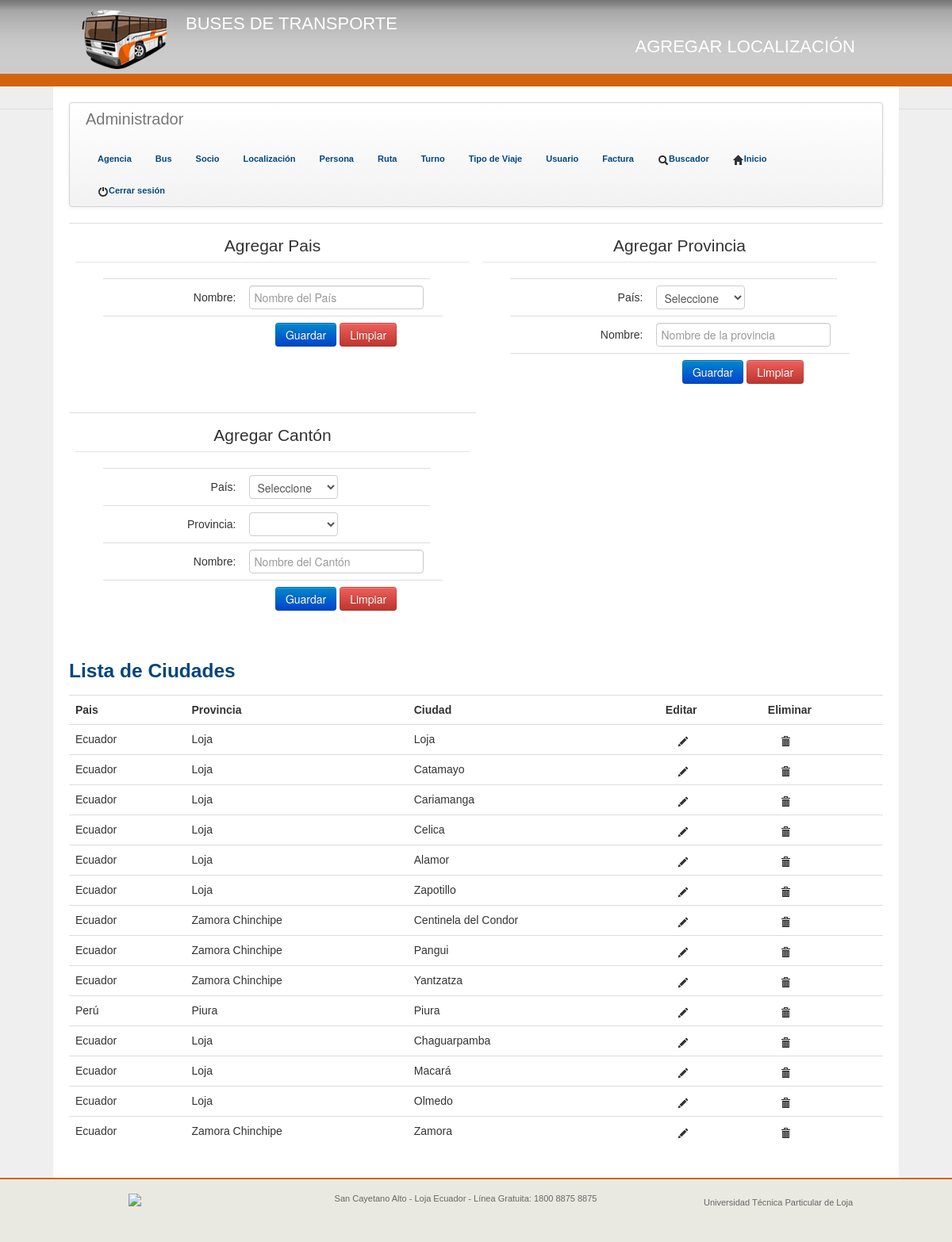
/pages/addLocali.php (signed in), run on the app's committed database.
### tables this page shows
CREATE TABLE IF NOT EXISTS `canton` (
  `idCanton` int(11) NOT NULL AUTO_INCREMENT,
  `idProvincia` int(11) NOT NULL,
  `nombre` varchar(30) NOT NULL,
  PRIMARY KEY (`idCanton`),
  KEY `idProvincia` (`idProvincia`)
);

CREATE TABLE IF NOT EXISTS `pais` (
  `idPais` int(11) NOT NULL AUTO_INCREMENT,
  `Nombre` varchar(30) NOT NULL,
  PRIMARY KEY (`idPais`)
);

CREATE TABLE IF NOT EXISTS `provincia` (
  `idProvincia` int(11) NOT NULL AUTO_INCREMENT,
  `nombre` varchar(40) NOT NULL,
  `idPais` int(11) NOT NULL,
  PRIMARY KEY (`idProvincia`),
  KEY `idPais` (`idPais`)
);

### php/listarLocali.php (the view, shortened to what this page needs)
<?php
include("../dll/conexionsql.php");
extract($_GET);
if(!isset($bandera)){
	$sql="SELECT canton.idCanton, pais.Nombre, provincia.nombre, canton.nombre FROM canton
	INNER JOIN provincia
	ON canton.idProvincia = provincia.idProvincia
	INNER JOIN pais
	ON provincia.idPais = pais.idPais";
	$ressql=mysql_query($sql,$con);
	$totdatos=mysql_num_rows($ressql);
	if($totdatos>0){
		echo "<table border='0' class='table table-hover'>";
		echo "<h3 class=\"azul\">Lista de Ciudades</h3>";
		echo "<tr>";
		echo "<th scope='col'>"."Pais"."</th>";
		echo "<th scope='col'>"."Provincia"."</th>";
		echo "<th scope='col'>"."Ciudad"."</th>";
		echo "<th scope='col'>"."Editar"."</th>";
		echo "<th scope='col'>"."Eliminar"."</th>";
		echo "</tr>";
		while ($row=mysql_fetch_array($ressql)) {
			echo "<tr class='filas'>";
			echo "<td>".$row[1]."</td>";
			echo "<td>".$row[2]."</td>";
			echo "<td>".$row[3]."</td>";
			echo "<td>
			<a href='actLocali.php?id=".base64_encode($row[0])."'>
			<i class='icon-pencil'></i>
			</a>
			</td>";
			echo "<td>
			<a href='../php/listarLocali.php?id=".base64_encode($row[0])."&bandera=1'>
			<i class='icon-trash'></i>
			</a>
			</td>";
			echo "</tr>";
		}
		echo "</table";
	}else{
		echo "No hay datos!!";
	}
}
?>

### UtplCss/tema.css (style rules this page uses)
body { background: url("../img/bg.jpg") repeat-x scroll 0% 0% #EFEFEF; margin: 0px; padding: 0px; font-family: Arial,Helvetica,Sans-serif !important; }
.navbar label,a { color: #00457E !important; font-family: Arial,Helvetica,Sans-serif !important; font-size: 11px !important; font-weight: bold !important; padding: 8px 15px; text-decoration: none !important; }

### UtplCss/internas.css (style rules this page uses)
.azul { color: #00457E; }

### data on the page
canton: pais.Nombre "Ecuador", idProvincia.nombre "Loja", nombre "Loja"
canton: pais.Nombre "Ecuador", idProvincia.nombre "Loja", nombre "Catamayo"
canton: pais.Nombre "Ecuador", idProvincia.nombre "Loja", nombre "Cariamanga"
canton: pais.Nombre "Ecuador", idProvincia.nombre "Loja", nombre "Celica"
canton: pais.Nombre "Ecuador", idProvincia.nombre "Loja", nombre "Alamor"
canton: pais.Nombre "Ecuador", idProvincia.nombre "Loja", nombre "Zapotillo"
canton: pais.Nombre "Ecuador", idProvincia.nombre "Zamora Chinchipe", nombre "Centinela del Condor"
canton: pais.Nombre "Ecuador", idProvincia.nombre "Zamora Chinchipe", nombre "Pangui"
canton: pais.Nombre "Ecuador", idProvincia.nombre "Zamora Chinchipe", nombre "Yantzatza"
canton: pais.Nombre "Perú", idProvincia.nombre "Piura", nombre "Piura"
canton: pais.Nombre "Ecuador", idProvincia.nombre "Loja", nombre "Chaguarpamba"
canton: pais.Nombre "Ecuador", idProvincia.nombre "Loja", nombre "Macará"
canton: pais.Nombre "Ecuador", idProvincia.nombre "Loja", nombre "Olmedo"
canton: pais.Nombre "Ecuador", idProvincia.nombre "Zamora Chinchipe", nombre "Zamora"
